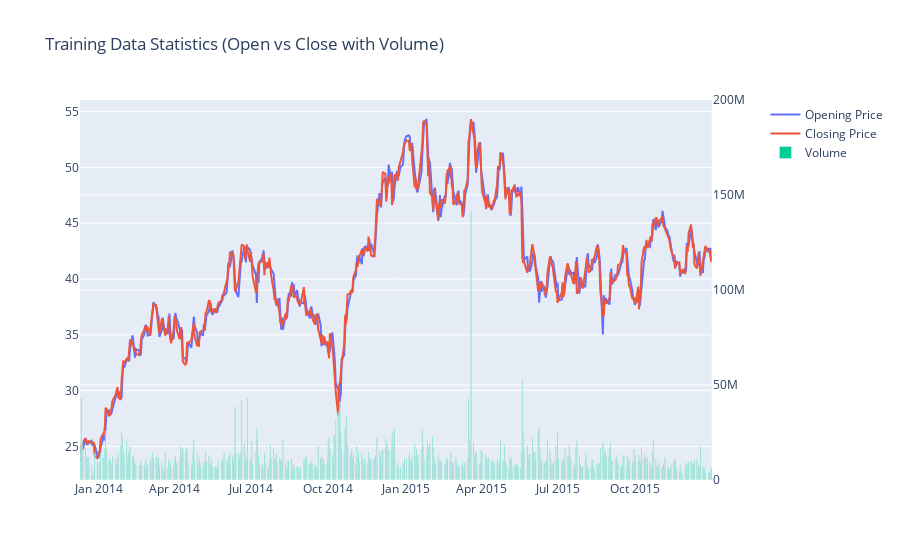
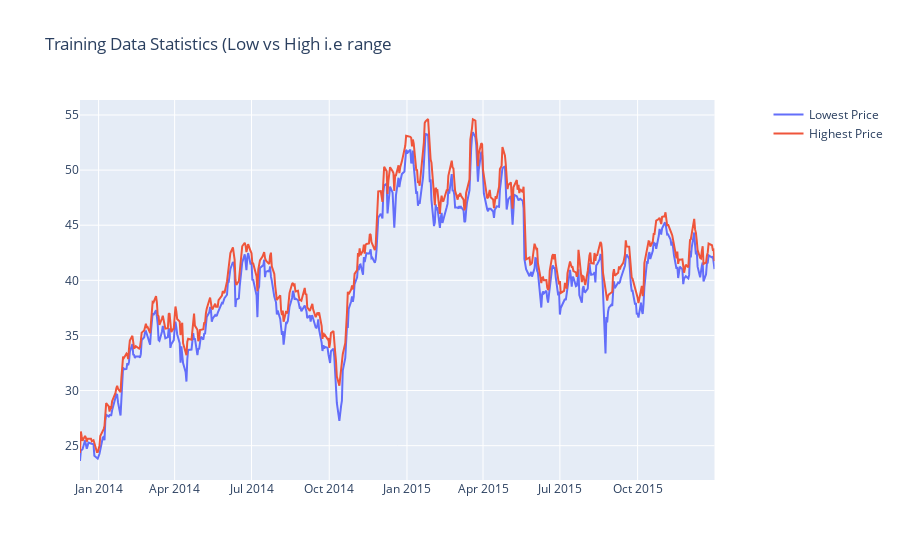

Write notebook code for charts like these, in order.
### Code cell
#TRAINING DATA STATS
fig2 = make_subplots(specs=[[{"secondary_y": True}]])
fig2.add_trace(go.Scatter(x=train_df.index,y=train_df['Open'],name='Opening Price'),secondary_y=False)
fig2.add_trace(go.Scatter(x=train_df.index,y=train_df['Close'],name='Closing Price'),secondary_y=False)
fig2.add_trace(go.Bar(x=train_df.index,y=train_df['Volume'],name='Volume'),secondary_y=True)
fig2.update_layout(title="Training Data Statistics (Open vs Close with Volume)")
fig2.update_yaxes(range=[0,200000000],secondary_y=True)
fig2.show()

fig2 = make_subplots(specs=[[{"secondary_y": True}]])
fig2.add_trace(go.Scatter(x=train_df.index,y=train_df['Low'],name='Lowest Price'),secondary_y=False)
fig2.add_trace(go.Scatter(x=train_df.index,y=train_df['High'],name='Highest Price'),secondary_y=False)
fig2.update_layout(title="Training Data Statistics (Low vs High i.e range")
fig2.update_yaxes(range=[0,200000000],secondary_y=True)
fig2.show()

### Figure 1 — Plotly figure (JSON) as saved in the notebook; plotly's stock layout.template omitted (floating-point values rounded to 4 significant figures; data arrays with more than 128 entries replaced by an {"elided": "..."} marker saying what was removed)
{"data": [{"name": "Opening Price", "type": "scatter", "x": {"elided": "519 str values"}, "xaxis": "x", "y": {"elided": "519 float values"}, "yaxis": "y"}, {"name": "Closing Price", "type": "scatter", "x": {"elided": "519 str values"}, "xaxis": "x", "y": {"elided": "519 float values"}, "yaxis": "y"}, {"name": "Volume", "type": "bar", "x": {"elided": "519 str values"}, "xaxis": "x", "y": {"elided": "519 int values"}, "yaxis": "y2"}], "layout": {"title": {"text": "Training Data Statistics (Open vs Close with Volume)"}, "xaxis": {"anchor": "y", "domain": [0, 0.94]}, "yaxis": {"anchor": "x", "domain": [0, 1]}, "yaxis2": {"anchor": "x", "overlaying": "y", "range": [0, 200000000], "side": "right"}}}

### Figure 2 — Plotly figure (JSON) as saved in the notebook; plotly's stock layout.template omitted (floating-point values rounded to 4 significant figures; data arrays with more than 128 entries replaced by an {"elided": "..."} marker saying what was removed)
{"data": [{"name": "Lowest Price", "type": "scatter", "x": {"elided": "519 str values"}, "xaxis": "x", "y": {"elided": "519 float values"}, "yaxis": "y"}, {"name": "Highest Price", "type": "scatter", "x": {"elided": "519 str values"}, "xaxis": "x", "y": {"elided": "519 float values"}, "yaxis": "y"}], "layout": {"title": {"text": "Training Data Statistics (Low vs High i.e range"}, "xaxis": {"anchor": "y", "domain": [0, 0.94]}, "yaxis": {"anchor": "x", "domain": [0, 1]}, "yaxis2": {"anchor": "x", "overlaying": "y", "range": [0, 200000000], "side": "right"}}}
